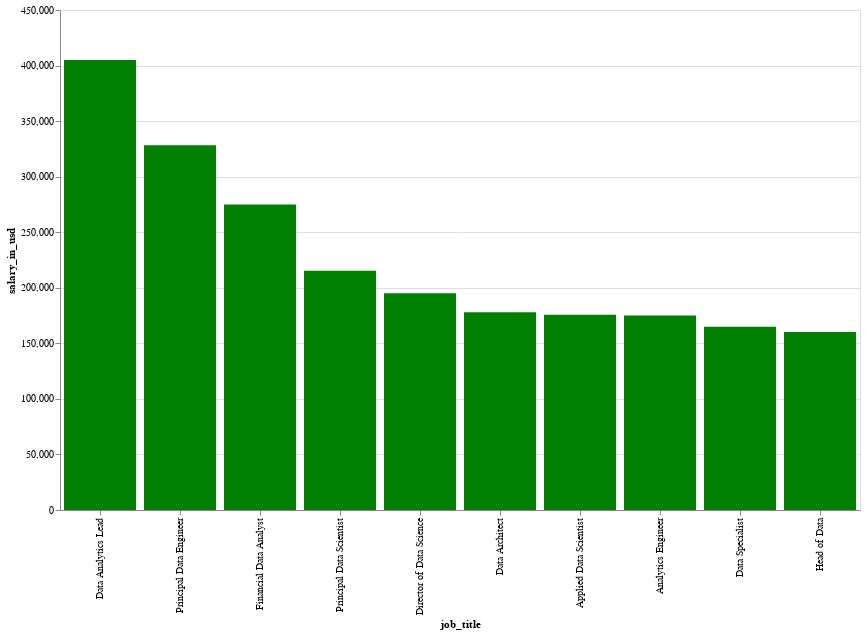

The code cell stored with this chart in its notebook:
### Code cell
# Criando um gráfico de barras

alt.Chart(
    df.groupby("job_title")
    .mean()
    .reset_index()
    .sort_values("salary_in_usd", ascending=False)[:10]
).mark_bar(color="green").encode(
    alt.X("job_title", sort="-y"), y="salary_in_usd"
).properties(
    width=800, height=500
)

### Figure 1 — Vega-Lite specification as saved in the notebook (floating-point values rounded to 4 significant figures)
{"config": {"view": {"continuousWidth": 400, "continuousHeight": 300}}, "data": {"name": "data-c3d5717fdc64ed5653840336f9d2a16f"}, "mark": {"type": "bar", "color": "green"}, "encoding": {"x": {"field": "job_title", "sort": "-y", "type": "nominal"}, "y": {"field": "salary_in_usd", "type": "quantitative"}}, "height": 500, "width": 800, "$schema": "https://vega.github.io/schema/vega-lite/v4.17.0.json", "datasets": {"data-c3d5717fdc64ed5653840336f9d2a16f": [{"job_title": "Data Analytics Lead", "Unnamed: 0": 523.0, "work_year": 2022.0, "salary": 405000.0, "salary_in_usd": 405000.0, "remote_ratio": 100.0}, {"job_title": "Principal Data Engineer", "Unnamed: 0": 196.0, "work_year": 2021.0, "salary": 328300.0, "salary_in_usd": 328300.0, "remote_ratio": 100.0}, {"job_title": "Financial Data Analyst", "Unnamed: 0": 279.0, "work_year": 2022.0, "salary": 275000.0, "salary_in_usd": 275000.0, "remote_ratio": 75.0}, {"job_title": "Principal Data Scientist", "Unnamed: 0": 205.3, "work_year": 2021.0, "salary": 206700.0, "salary_in_usd": 215200.0, "remote_ratio": 85.71}, {"job_title": "Director of Data Science", "Unnamed: 0": 185.9, "work_year": 2021.0, "salary": 193300.0, "salary_in_usd": 195100.0, "remote_ratio": 42.86}, {"job_title": "Data Architect", "Unnamed: 0": 390.6, "work_year": 2022.0, "salary": 177900.0, "salary_in_usd": 177900.0, "remote_ratio": 100.0}, {"job_title": "Applied Data Scientist", "Unnamed: 0": 351.6, "work_year": 2022.0, "salary": 172400.0, "salary_in_usd": 175700.0, "remote_ratio": 70.0}, {"job_title": "Analytics Engineer", "Unnamed: 0": 458.2, "work_year": 2022.0, "salary": 175000.0, "salary_in_usd": 175000.0, "remote_ratio": 50.0}, {"job_title": "Data Specialist", "Unnamed: 0": 165.0, "work_year": 2021.0, "salary": 165000.0, "salary_in_usd": 165000.0, "remote_ratio": 100.0}, {"job_title": "Head of Data", "Unnamed: 0": 302.2, "work_year": 2021.0, "salary": 156400.0, "salary_in_usd": 160200.0, "remote_ratio": 90.0}]}}
